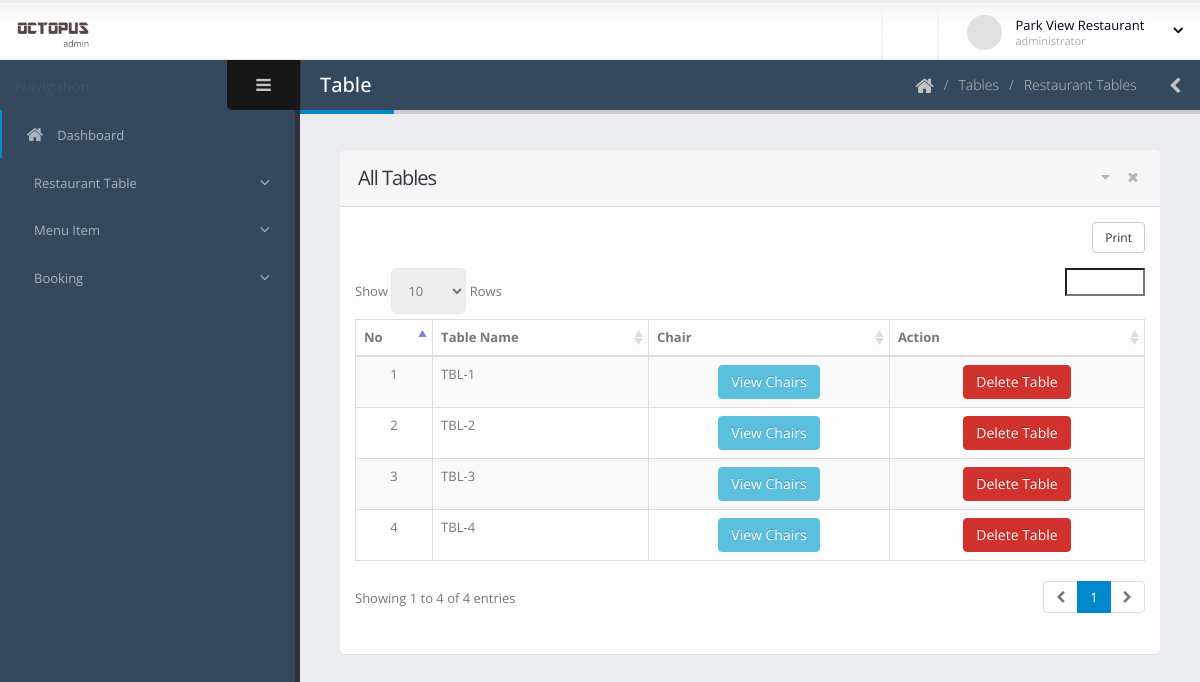
The page /dashboard/table-list.php (signed in) on the database its author committed.
### tables this page shows
CREATE TABLE `restaurant_tables` (
  `id` int(11) NOT NULL,
  `res_id` int(11) DEFAULT NULL,
  `table_name` varchar(100) DEFAULT NULL
);

### dashboard/table-list.php (the view, shortened to what this page needs)
<?php include 'template/header.php';
?>
	<body>
		<section class="body">
			<?php include 'template/top-bar.php'; ?>
			<div class="inner-wrapper">
				<?php include 'template/left-bar.php'; ?>
				<section role="main" class="content-body">
					<header class="page-header">
						<h2>Table</h2>
						<div class="right-wrapper pull-right">
							<ol class="breadcrumbs">
								<li>
									<a href="index.php">
										<i class="fa fa-home"></i>
									</a>
								</li>
								<li><span>Tables</span></li>
								<li><span>Restaurant Tables</span></li>
							</ol>
							<a class="sidebar-right-toggle" data-open="sidebar-right"><i class="fa fa-chevron-left"></i></a>
						</div>
					</header>
						<section class="panel">
							<header class="panel-heading">
								<div class="panel-actions">
									<a href="#" class="fa fa-caret-down"></a>
									<a href="#" class="fa fa-times"></a>
								</div>
								<h2 class="panel-title">All Tables</h2>
							</header>
							<div class="panel-body">
								<table class="table table-bordered table-striped mb-none" id="datatable-tabletools" data-swf-path="assets/vendor/jquery-datatables/extras/TableTools/swf/copy_csv_xls_pdf.swf">
									<thead>
										<tr>
											<th>No</th>
											<th>Table Name</th>
											<th class="hidden-phone">Chair</th>
											<th class="hidden-phone">Action</th>
										</tr>
									</thead>
									<tbody>
										<?php
										$count = 1;
										$con = connect();
										$res_id = $_SESSION['id'];
										$sql = "SELECT * FROM `restaurant_tables` WHERE res_id = '$res_id' ;";
										$result = $con->query($sql);
										foreach ($result as $r) {
										?>
										<tr class="gradeX">
											<td class="center hidden-phone"><?php echo $count; ?></td>
											<td><?php echo $r['table_name']; ?></td>
											<td class="center hidden-phone">
												<a href="view-chair-list.php?table_id=<?php echo $r['id']; ?>" class="btn btn-info"  onclick="if (!Done()) return false; ">View Chairs</a>
											</td>
											<td class="center hidden-phone">
												<a href="delete-table.php?table_id=<?php echo $r['id']; ?>" class="btn btn-danger"  onclick="if (!Done()) return false; ">Delete Table</a>
											</td>
										</tr>
										<?php $count++; } ?>
									</tbody>
								</table>
							</div>
						</section>
				</section>
			</div>
		</section>
	</body>
</html>

### dashboard/assets/stylesheets/skins/default.css (style rules this page uses)
a, .btn-link { color: #0088cc; }
body .btn-danger { color: #ffffff; text-shadow: 0 -1px 0 rgba(0, 0, 0, 0.25); background-color: #d2322d; border-color: #d2322d; }
body .btn-info { color: #ffffff; text-shadow: 0 -1px 0 rgba(0, 0, 0, 0.25); background-color: #5bc0de; border-color: #5bc0de; }
.page-header h2 { border-bottom-color: #0088cc; }

### rows shown on the page
restaurant_tables: table_name "TBL-1"
restaurant_tables: table_name "TBL-2"
restaurant_tables: table_name "TBL-3"
restaurant_tables: table_name "TBL-4"

### other values the page prints
$_SESSION['name'] "Park View Restaurant"
